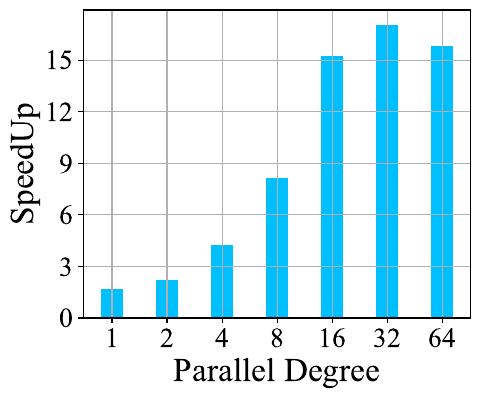

Python code for this plot:
import matplotlib
import matplotlib.pyplot as plt
import numpy as np
from matplotlib import rc
from matplotlib.ticker import FuncFormatter

rc('mathtext', default='regular')
from matplotlib.pyplot import MultipleLocator

plt.rcParams['font.family'] = ['Times New Roman']
plt.rcParams['axes.unicode_minus'] = False

pD = [1, 2, 4, 8, 16, 32, 64]

# pHEM5_avxOR_HEM5 = [1.677, 2.289, 4.832, 9.698, 13.974, 13.278, 7.937]

pHEM5_avxOR_HEM5 = [1.663, 2.237, 4.271, 8.123, 15.245, 17.072, 15.826]

x = np.arange(7)
width = 0.4
lsize = 24
tickSize = 20

plt.figure(figsize=(5, 4))
# plt.tight_layout()

# plt.bar(x - width, Rein, width, color='r',
# label=Name[0])  # r"$HEM0PS\_20S_e$" 'limegreen'
plt.bar(x, pHEM5_avxOR_HEM5, width,
        color='#00BFFF')  # label=Name[1] r"$BIOP3PD\_10S_e$"
# plt.bar(x + width, HEM5, width, color='DEEPPINK',
#         label=Name[6])  # limegreen brown DEEPPINK r"$HEM5DD\_10S_e$"

plt.tick_params(labelsize=tickSize)
# plt.tick_params(direction='out', labelsize=24, length=5.5, width=1)
plt.xlabel('Parallel Degree', fontsize=lsize)
plt.ylabel('SpeedUp', fontsize=lsize)

plt.xticks(x, labels=["1", "2", "4", "8", "16", "32", "64"])
# plt.legend(fontsize=11, loc=(0.3 / 10, 2.98 / 4), ncol=1)
plt.grid()
# plt.title(r"Exp2: Marking Time when $\frac{S_e}{d}=q=0.5$",fontsize=18)
plt.yticks([0, 3, 6, 9, 12, 15])

fig = plt.gcf()
plt.show()
fig.savefig('./exp18_pHEMDD_avxOR.pdf', format='pdf', bbox_inches='tight')
